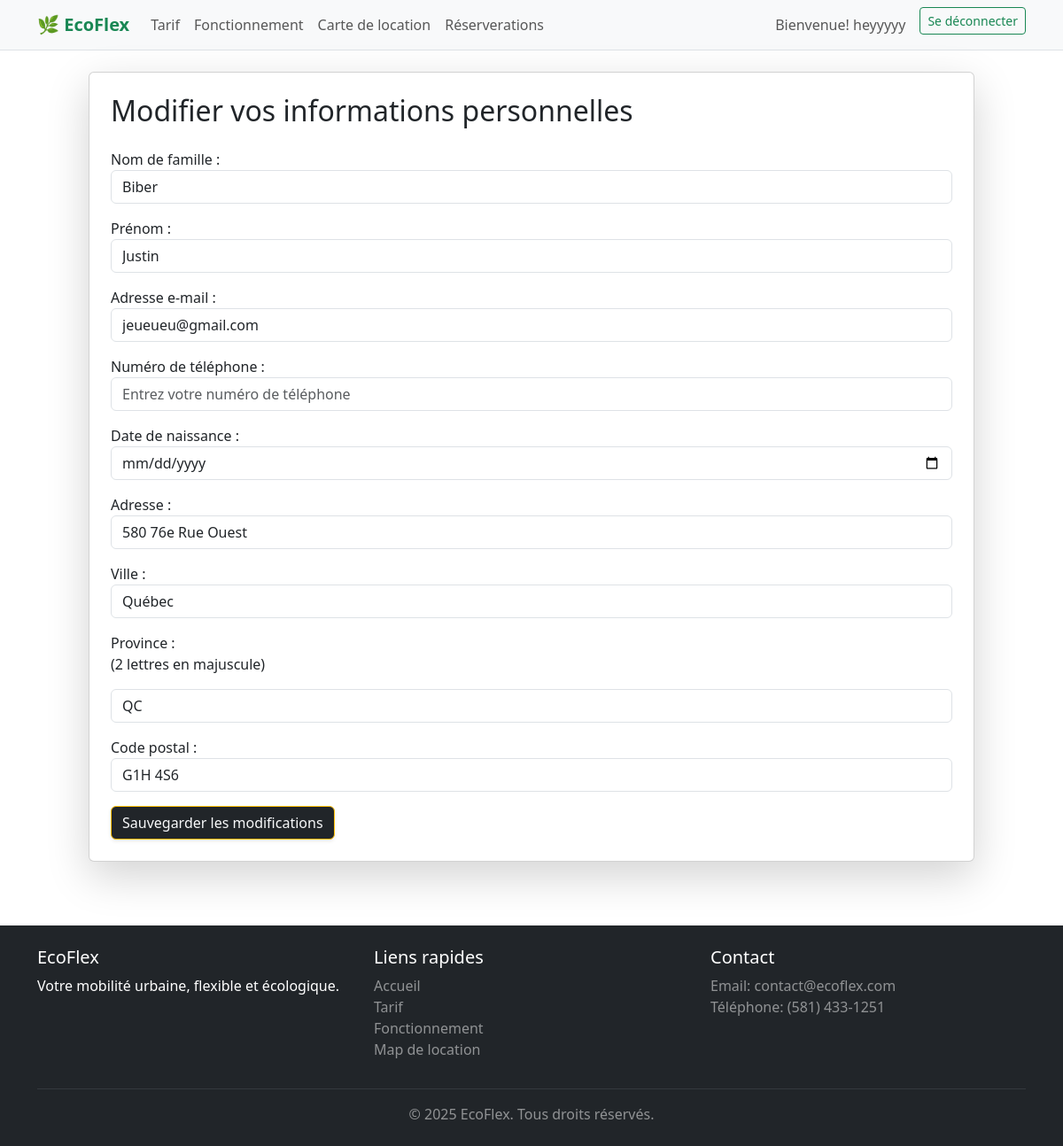
Page /profil/modifier/ (signed in) on the earlier database version.
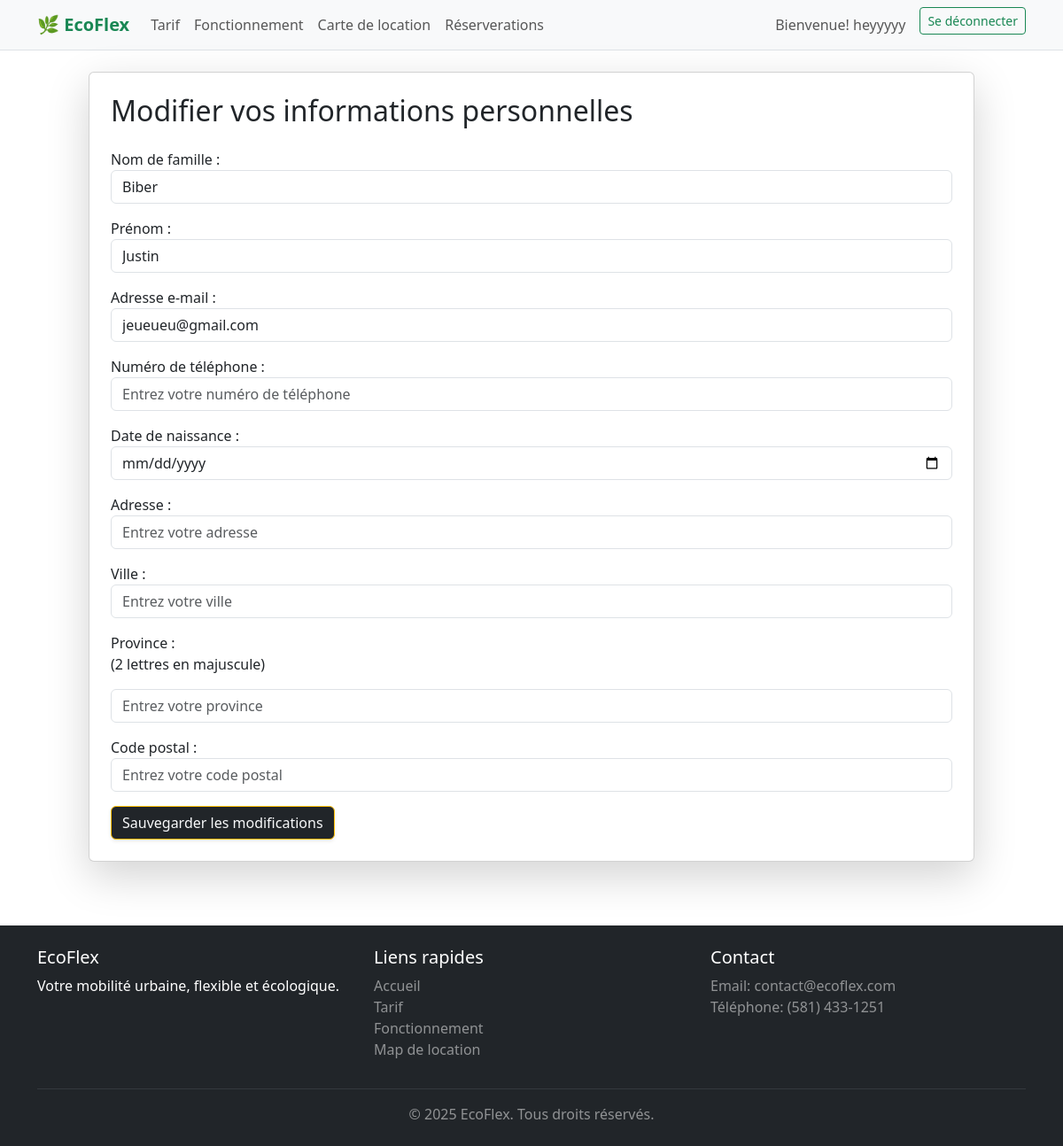
Same page on the later database version.
### ecoflex/models.py (models this page shows, shortened)
class User(AbstractUser):
    numero_permis = models.CharField(max_length=5, unique=True, blank=True, null=True)
    phone_number = models.CharField(
        max_length=20,
        null=True,
        blank=True,
        validators=[
            RegexValidator(
                regex=r'^(\+?\d{1,3}[-.\s]?)?\(?\d{3}\)?[-.\s]?\d{3}[-.\s]?\d{4}$',
                message='Format de téléphone invalide.'
            )
        ]
    )
    birth_date = models.DateField(
        null=True,
        blank=True
    )
    address = models.CharField(
        max_length=255,
        null=True,
        blank=True,
        validators=[
            RegexValidator(
                regex=r'^[0-9]{1,5}\s+[0-9a-zA-ZÀ-ÿ\s\-\']+(?:,\s*(?:Suite|Apt|Bureau|Unité)\s+[0-9a-zA-Z\-]+)?$',
                message='Adresse invalide.'
            )
        ]
    )
    city = models.CharField(
        max_length=100,
        null=True,
        blank=True,
        validators=[
            RegexValidator(
                regex=r"^[a-zA-ZÀ-ÿ\s'-]+$",
                message='Ville invalide.'
            )
        ]
    )
    province = models.CharField(
        max_length=100,
        null=True,
        blank=True,
        validators=[
            RegexValidator(
                regex=r'^(AB|BC|MB|NB|NL|NS|NT|NU|ON|PE|QC|SK|YT)$',
                message='Province invalide.'
            )
        ]
    )
    postal_code = models.CharField(
        max_length=20,
        null=True,
        blank=True,
        validators=[
            RegexValidator(
                regex=r'^^[ABCEGHJKLMNPRSTVXY][0-9][ABCEGHJKLMNPRSTVWXYZ] [0-9][ABCEGHJKLMNPRSTVWXYZ][0-9]$ || ^^[ABCEGHJKLMNPRSTVXY][0-9][ABCEGHJKLMNPRSTVWXYZ][0-9][ABCEGHJKLMNPRSTVWXYZ][0-9]$',
                message='Code postal invalide.'
            )
        ]
    )
    class Meta:
        verbose_name = "Utilisateur"
        verbose_name_plural = "Utilisateurs"

### ecoflex/views.py (the view)
# urls.py: path('profil/modifier/', views.modifier_profil, name='modifier_profil'),
def modifier_profil(request):
    if request.method == "POST":
        form = ProfileForm(request.POST, instance=request.user)
        if form.is_valid():
            form.save()
            messages.success(request, "Profil mis à jour avec succès !")
            return redirect("profil")
    else:
        form = ProfileForm(instance=request.user)
    return render(request, "ecoflex/modifier_profil.html", {"form": form})

### ecoflex/templates/ecoflex/modifier_profil.html (shortened to what this page needs)
{% extends 'base.html' %}
{% block content %}
<div class="container d-flex justify-content-center align-items-center min-vh-100">
    <div class="card shadow-lg p-4" style="width: 1000px;">
        <h2 class="mb-4">Modifier vos informations personnelles</h2>
        <form method="post" novalidate>
            <div class="mb-3">
                {{ form.last_name.label_tag }}
                {{ form.last_name }}
            </div>
            <div class="mb-3">
                {{ form.first_name.label_tag }}
                {{ form.first_name }}
            </div>
            <div class="mb-3">
                {{ form.email.label_tag }}
                {{ form.email }}
            </div>
            <div class="mb-3">
                {{ form.phone_number.label_tag }}
                {{ form.phone_number }}
            </div>
            <div class="mb-3">
                {{ form.birth_date.label_tag }}
                {{ form.birth_date }}
            </div>
            <div class="mb-3">
                {{ form.address.label_tag }}
                {{ form.address }}
            </div>
            <div class="mb-3">
                {{ form.city.label_tag }}
                {{ form.city }}
            </div>
            <div class="mb-3">
                {{ form.province.label_tag }}<p>(2 lettres en majuscule)</p>
                {{ form.province }}
            </div>
            <div class="mb-3">
                {{ form.postal_code.label_tag }}
                {{ form.postal_code }}
            </div>
            <button type="submit" class="btn btn-primary bg-dark text-light border-warning shadow-sm">
                Sauvegarder les modifications
            </button>
        </form>
    </div>
</div>
{% endblock %}

### ecoflex/templates/base.html (shortened to what this page needs)
{% load static %}
<!DOCTYPE html>
<html lang="fr">
<head>
    <link href="https://cdn.jsdelivr.net/npm/bootstrap@5.3.0/dist/css/bootstrap.min.css" rel="stylesheet">
</head>
<body>
    <nav class="navbar navbar-expand-lg navbar-light bg-light border-bottom">
        <div class="container">
            <a class="navbar-brand fw-bold text-success" href="{% url 'accueil' %}">
                🌿 EcoFlex
            </a>
            <div class="collapse navbar-collapse" id="navbarNav">
                <ul class="navbar-nav me-auto">
                    <li class="nav-item">
                        <a class="nav-link" href="{% url 'tarif' %}">Tarif</a>
                    </li>
                    <li class="nav-item">
                        <a class="nav-link" href="{% url 'fonctionnement' %}">Fonctionnement</a>
                    </li>
                    <li class="nav-item">
                        <a class="nav-link" href="{% url 'map_location' %}">Carte de location</a>
                    </li>
                    <li class="nav-item">
                        <a class="nav-link" href="{% url 'reserver_voiture' %}">Réserverations</a>
                    </li>
                </ul>
                <ul class="navbar-nav ms-auto">
                    {% if user.is_authenticated %}
                    <li class="nav-item">
                        <a class="nav-link" href="{% url 'profil' %}">Bienvenue! {{ user.username }}</a>
                    </li>
                    <li class="nav-item">
                        <a class="btn btn-outline-success btn-sm ms-2" href="{% url 'deconnexion' %}">Se déconnecter</a>
                    </li>
                    {% endif %}
                </ul>
            </div>
        </div>
    </nav>
    <main class="py-4">
        {% block content %}
        {% endblock %}
    </main>
    <footer class="bg-dark text-white py-4 mt-5">
        <div class="container">
            <div class="row">
                <div class="col-md-4">
                    <h5>EcoFlex</h5>
                    <p>Votre mobilité urbaine, flexible et écologique.</p>
                </div>
                <div class="col-md-4">
                    <h5>Liens rapides</h5>
                    <ul class="list-unstyled">
                        <li><a href="{% url 'accueil' %}" class="text-white-50 text-decoration-none">Accueil</a></li>
                        <li><a href="{% url 'tarif' %}" class="text-white-50 text-decoration-none">Tarif</a></li>
                        <li><a href="{% url 'fonctionnement' %}"
                                class="text-white-50 text-decoration-none">Fonctionnement</a></li>
                        <li><a href="{% url 'map_location' %}" class="text-white-50 text-decoration-none">Map de
                                location</a></li>
                    </ul>
                </div>
                <div class="col-md-4">
                    <h5>Contact</h5>
                    <p class="text-white-50">
                        Email: contact@ecoflex.com<br>
                        Téléphone: (581) 433-1251
                    </p>
                </div>
            </div>
            <hr class="my-3 border-secondary">
            <div class="text-center">
                <p class="mb-0 text-white-50">&copy; 2025 EcoFlex. Tous droits réservés.</p>
            </div>
        </div>
    </footer>
</body>
</html>

Differences in the rows shown:
changed User "heyyyyy": address "580 76e Rue Ouest" → (not shown); city "Québec" → (not shown); province "QC" → (not shown); postal_code "G1H 4S6" → (not shown)
